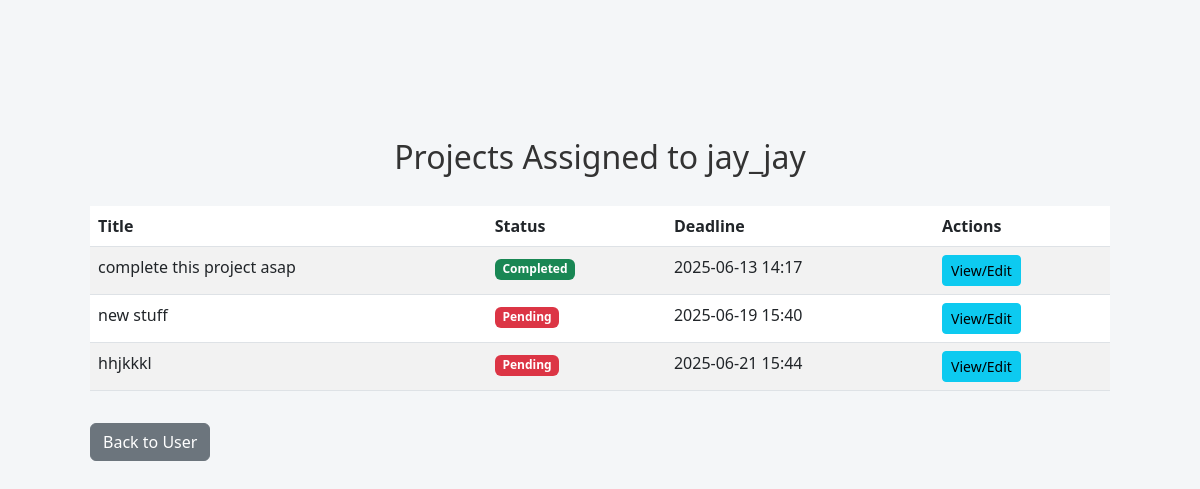
Before: /admin/users/1/projects (signed in) with the older database file.
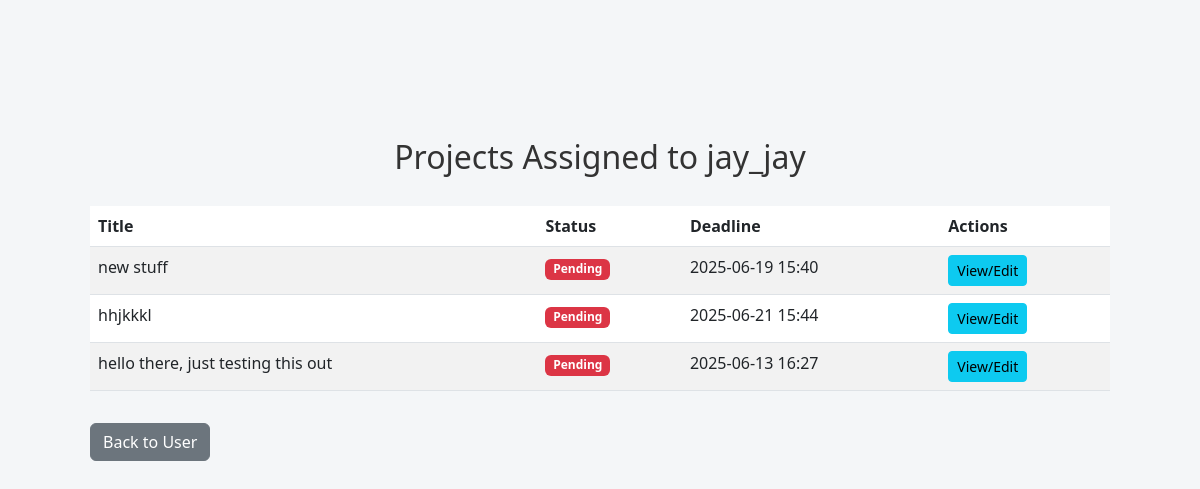
After: the same page with the newer database file.
### app/dbmodels.py (models this page shows, shortened)
class Project(db.Model):
    id = db.Column(db.Integer, primary_key=True)
    title = db.Column(db.String(150), nullable=False)
    description = db.Column(db.Text, nullable=False)
    tasks = db.relationship("Task", backref="project", cascade="all, delete-orphan", passive_deletes=True)
    milestones = db.relationship("Milestone", backref="project", cascade="all, delete-orphan", passive_deletes=True)
    user_id = db.Column(db.Integer, db.ForeignKey('user.id', ondelete="CASCADE"), nullable=False)
    user = db.relationship('User', back_populates='projects')
    deadline = db.Column(db.DateTime, nullable=False, default = datetime.now(timezone.utc)) # default to current time in UTC
    status = db.Column(db.String(20), nullable=False, default="Pending")
    comment = db.Column(db.Text, nullable=True)

### app/routes.py (the view)
@main.route('/admin/users/<int:user_id>/projects')
@login_required
def admin_user_projects(user_id):
    if current_user.role != "admin":
        abort(403)
    user = User.query.get_or_404(user_id)
    projects = user.projects
    return render_template('admin_user_projects.html', user=user, projects=projects)

### app/__init__.py (called while the page is built)
def create_app():
    app= Flask(__name__)
    app.config.from_object("config.Config") # load app config from config.py
    db.init_app(app)
    migrate.init_app(app, db)
    login_manager.init_app(app)
    mail.init_app(app)
    scheduler.init_app(app)
    scheduler.start()
    from . import jobs  # <-- Import jobs to register them
    from .admin import init_admin
    init_admin(app)
    login_manager.login_view = "main.login"
    login_manager.login_message_category ="info"
    from .dbmodels import User
    @login_manager.user_loader
    def load_user(user_id):
        return User.query.get(int(user_id))
    from .routes import main
    app.register_blueprint(main)
    return app

### app/templates/admin_user_projects.html
{% extends "base.html" %}
{% block content %}
<div class="container mt-4">
  <h2>Projects Assigned to {{ user.username }}</h2>
  <table class="table table-striped">
    <thead>
      <tr>
        <th>Title</th>
        <th>Status</th>
        <th>Deadline</th>
        <th>Actions</th>
      </tr>
    </thead>
    <tbody>
      {% for project in projects %}
      <tr>
        <td>{{ project.title }}</td>
        <td>
          {% if project.status == 'Completed' %}
            <span class="badge bg-success">Completed</span>
          {% elif project.status == 'Pending' %}
            <span class="badge bg-danger">Pending</span>
          {% elif project.status == 'In Progress' %}
            <span class="badge bg-warning text-dark">In Progress</span>
          {% else %}
            <span class="badge bg-secondary">Unknown</span>
          {% endif %}
        </td>
        <td>{{ project.deadline.strftime('%Y-%m-%d %H:%M') if project.deadline else 'N/A' }}</td>
        <td>
          <a href="{{ url_for('main.admin_project_detail', project_id=project.id) }}" class="btn btn-info btn-sm">View/Edit</a>
        </td>
      </tr>
      {% endfor %}
    </tbody>
  </table>
  <a href="{{ url_for('main.view_user', user_id=user.id) }}" class="btn btn-secondary mt-3">Back to User</a>
</div>
{% endblock %}

Changed rows visible on the page:
removed Project: title "complete this project asap", status "Completed", deadline "2025-06-13 14:17"
added Project: title "hello there, just testing this out", status "Pending", deadline "2025-06-13 16:27"
